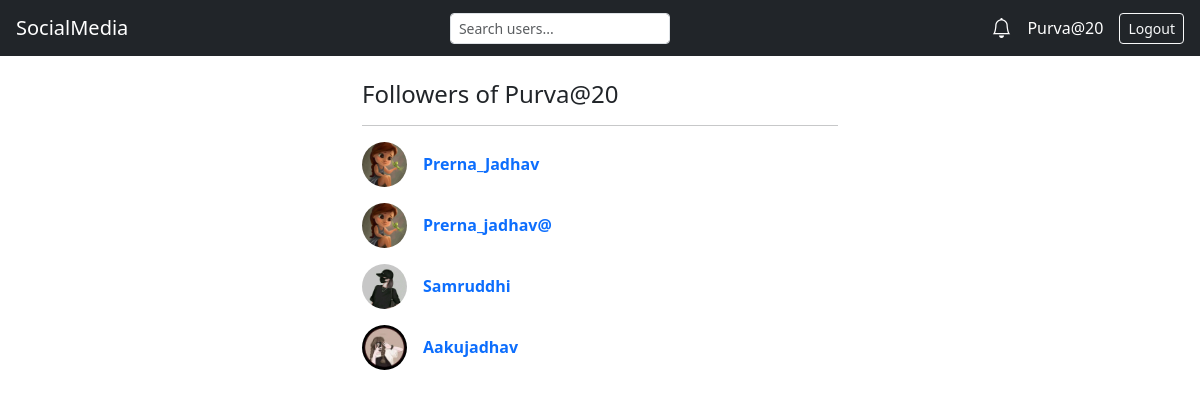
The app's page /accounts/followers/Purva@20/ (signed in) with its own data.
### accounts/models.py (models this page shows, shortened)
class Follow(models.Model):
    follower = models.ForeignKey(
        User, on_delete=models.CASCADE, related_name="following"
    )
    following = models.ForeignKey(
        User, on_delete=models.CASCADE, related_name="followers"
    )
    created = models.DateTimeField(auto_now_add=True)
    class Meta:
        unique_together = ("follower", "following")

class Profile(models.Model):
    user = models.OneToOneField(User, on_delete=models.CASCADE)
    bio = models.TextField(blank=True)
    image = models.ImageField(upload_to="profile_pics/", default="default.jpg")
    cover = models.ImageField(upload_to="cover_photos/", default="cover.jpg")

### accounts/views.py (the view)
# urls.py: path("followers/<str:username>/", views.followers_view, name="followers"),
@login_required
def followers_view(request, username):
    user = get_object_or_404(User, username=username)
    followers = Follow.objects.filter(following=user)
    return render(request, "accounts/followers.html", {
        "profile_user": user,
        "followers": followers,
    })

### accounts/context_processors.py (called while the page is built)
def notifications_count(request):
    if request.user.is_authenticated:
        return {
            "unread_notifications": request.user.notifications.filter(is_read=False).count()
        }
    return {
        "unread_notifications": 0
    }

### accounts/templates/accounts/followers.html
{% extends "base.html" %}
{% block content %}
<div class="container mt-4" style="max-width:500px">
  <h4 class="mb-3">
    Followers of {{ profile_user.username }}
  </h4>
  <hr>
  {% for f in followers %}
  <div class="d-flex align-items-center mb-3">
    <img src="{{ f.follower.profile.image.url }}"
         class="rounded-circle me-3"
         width="45" height="45"
         style="object-fit:cover">
    <a href="{% url 'accounts:profile' f.follower.username %}"
       class="fw-semibold text-decoration-none">
      {{ f.follower.username }}
    </a>
  </div>
  {% empty %}
    <p class="text-muted">No followers yet</p>
  {% endfor %}
</div>
{% endblock %}

### templates/base.html (shortened to what this page needs)
{% load static %}
<!DOCTYPE html>
<html lang="en">
<head>
    <link href="https://cdn.jsdelivr.net/npm/bootstrap@5.3.2/dist/css/bootstrap.min.css" rel="stylesheet">
    <link href="https://cdn.jsdelivr.net/npm/bootstrap-icons@1.11.3/font/bootstrap-icons.css" rel="stylesheet">
    <link rel="stylesheet" href="{% static 'css/profile.css' %}">
</head>
<body>
<nav class="navbar navbar-dark bg-dark px-3">
    <a class="navbar-brand" href="{% url 'posts:feed' %}">SocialMedia</a>
    {% if user.is_authenticated %}
    <form method="GET"
          action="{% url 'accounts:user_search' %}"
          class="d-flex me-3">
        <input type="text"
               name="q"
               class="form-control form-control-sm"
               placeholder="Search users..."
               value="{{ request.GET.q }}">
    </form>
    {% endif %}
    <div class="d-flex align-items-center gap-3">
        {% if user.is_authenticated %}
            <a href="{% url 'accounts:notifications' %}"
               class="position-relative text-white text-decoration-none">
                <i class="bi bi-bell fs-5"></i>
            </a>
            <a href="{% url 'accounts:profile' user.username %}"
               class="text-white text-decoration-none">
                {{ user.username }}
            </a>
            <form method="post" action="{% url 'accounts:logout' %}">
                <button class="btn btn-sm btn-outline-light">Logout</button>
            </form>
        {% else %}
            <a href="{% url 'accounts:login' %}" class="btn btn-light">Login</a>
        {% endif %}
    </div>
</nav>
<div class="container mt-4">
    {% block content %}{% endblock %}
</div>
</body>
</html>

### records on screen
Follow: follower.profile.image (picture), follower.username "Prerna_Jadhav"
Follow: follower.profile.image (picture), follower.username "Prerna_jadhav@"
Follow: follower.profile.image (picture), follower.username "Samruddhi"
Follow: follower.profile.image (picture), follower.username "Aakujadhav"

### other values on screen
{{ user.username }} "Purva@20"
{{ profile_user.username }} "Purva@20"
